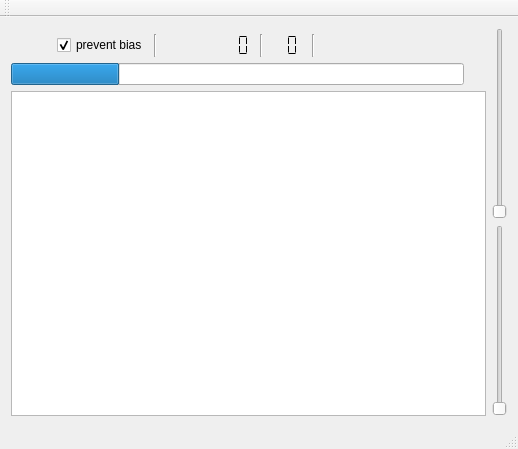
<?xml version="1.0" encoding="UTF-8"?>
<ui version="4.0">
 <class>MainWindow</class>
 <widget class="QMainWindow" name="MainWindow">
  <property name="geometry">
   <rect>
    <x>0</x>
    <y>0</y>
    <width>518</width>
    <height>449</height>
   </rect>
  </property>
  <property name="windowTitle">
   <string>Qliq</string>
  </property>
  <widget class="QWidget" name="centralWidget">
   <layout class="QGridLayout" name="gridLayout">
    <item row="1" column="0">
     <layout class="QHBoxLayout" name="horizontalLayout">
      <property name="topMargin">
       <number>0</number>
      </property>
      <item>
       <widget class="QPushButton" name="startStopButton">
        <property name="sizePolicy">
         <sizepolicy hsizetype="Fixed" vsizetype="Fixed">
          <horstretch>0</horstretch>
          <verstretch>0</verstretch>
         </sizepolicy>
        </property>
        <property name="minimumSize">
         <size>
          <width>16</width>
          <height>16</height>
         </size>
        </property>
        <property name="text">
         <string/>
        </property>
        <property name="icon">
         <iconset resource="qliq.qrc">
          <normaloff>:/images/start.png</normaloff>:/images/start.png</iconset>
        </property>
        <property name="iconSize">
         <size>
          <width>16</width>
          <height>16</height>
         </size>
        </property>
        <property name="autoDefault">
         <bool>true</bool>
        </property>
        <property name="flat">
         <bool>true</bool>
        </property>
       </widget>
      </item>
      <item>
       <widget class="QCheckBox" name="preventBiasCheckBox">
        <property name="text">
         <string>prevent bias</string>
        </property>
        <property name="checked">
         <bool>true</bool>
        </property>
       </widget>
      </item>
      <item>
       <widget class="Line" name="line_2">
        <property name="orientation">
         <enum>Qt::Vertical</enum>
        </property>
       </widget>
      </item>
      <item>
       <widget class="QLCDNumber" name="bitsLcdNumber">
        <property name="toolTip">
         <string>current byte in binary notation</string>
        </property>
        <property name="frameShape">
         <enum>QFrame::NoFrame</enum>
        </property>
        <property name="frameShadow">
         <enum>QFrame::Plain</enum>
        </property>
        <property name="digitCount">
         <number>8</number>
        </property>
        <property name="mode">
         <enum>QLCDNumber::Bin</enum>
        </property>
        <property name="segmentStyle">
         <enum>QLCDNumber::Flat</enum>
        </property>
       </widget>
      </item>
      <item>
       <widget class="Line" name="line">
        <property name="orientation">
         <enum>Qt::Vertical</enum>
        </property>
       </widget>
      </item>
      <item>
       <widget class="QLCDNumber" name="byteLcdNumber">
        <property name="toolTip">
         <string>current byte in hexadecimal notation</string>
        </property>
        <property name="frameShape">
         <enum>QFrame::NoFrame</enum>
        </property>
        <property name="frameShadow">
         <enum>QFrame::Plain</enum>
        </property>
        <property name="digitCount">
         <number>2</number>
        </property>
        <property name="mode">
         <enum>QLCDNumber::Hex</enum>
        </property>
        <property name="segmentStyle">
         <enum>QLCDNumber::Flat</enum>
        </property>
       </widget>
      </item>
      <item>
       <widget class="Line" name="line_3">
        <property name="orientation">
         <enum>Qt::Vertical</enum>
        </property>
       </widget>
      </item>
      <item>
       <spacer name="horizontalSpacer">
        <property name="orientation">
         <enum>Qt::Horizontal</enum>
        </property>
        <property name="sizeHint" stdset="0">
         <size>
          <width>40</width>
          <height>20</height>
         </size>
        </property>
       </spacer>
      </item>
      <item>
       <widget class="QLabel" name="statusLabel">
        <property name="sizePolicy">
         <sizepolicy hsizetype="MinimumExpanding" vsizetype="Preferred">
          <horstretch>0</horstretch>
          <verstretch>0</verstretch>
         </sizepolicy>
        </property>
        <property name="minimumSize">
         <size>
          <width>100</width>
          <height>16</height>
         </size>
        </property>
        <property name="text">
         <string/>
        </property>
       </widget>
      </item>
     </layout>
    </item>
    <item row="3" column="0">
     <widget class="QPlainTextEdit" name="logPlainTextEdit">
      <property name="font">
       <font>
        <family>Consolas</family>
       </font>
      </property>
     </widget>
    </item>
    <item row="0" column="0">
     <layout class="QVBoxLayout" name="graphLayout"/>
    </item>
    <item row="0" column="1" rowspan="4">
     <layout class="QVBoxLayout" name="verticalLayout">
      <item>
       <widget class="QSlider" name="thresholdSlider">
        <property name="toolTip">
         <string>signal peak threshold</string>
        </property>
        <property name="maximum">
         <number>1</number>
        </property>
        <property name="orientation">
         <enum>Qt::Vertical</enum>
        </property>
        <property name="tickPosition">
         <enum>QSlider::NoTicks</enum>
        </property>
       </widget>
      </item>
      <item>
       <widget class="QSlider" name="volumeSlider">
        <property name="toolTip">
         <string>volume </string>
        </property>
        <property name="maximum">
         <number>100</number>
        </property>
        <property name="orientation">
         <enum>Qt::Vertical</enum>
        </property>
        <property name="tickPosition">
         <enum>QSlider::NoTicks</enum>
        </property>
       </widget>
      </item>
     </layout>
    </item>
    <item row="2" column="0">
     <layout class="QHBoxLayout" name="horizontalLayout_2">
      <property name="topMargin">
       <number>0</number>
      </property>
      <item>
       <widget class="QProgressBar" name="bufferProgressBar">
        <property name="toolTip">
         <string>buffer fill level</string>
        </property>
        <property name="value">
         <number>24</number>
        </property>
        <property name="textVisible">
         <bool>false</bool>
        </property>
       </widget>
      </item>
      <item>
       <widget class="QLabel" name="healthLabel">
        <property name="minimumSize">
         <size>
          <width>16</width>
          <height>16</height>
         </size>
        </property>
        <property name="text">
         <string/>
        </property>
       </widget>
      </item>
     </layout>
    </item>
   </layout>
  </widget>
  <widget class="QMenuBar" name="menuBar">
   <property name="geometry">
    <rect>
     <x>0</x>
     <y>0</y>
     <width>518</width>
     <height>21</height>
    </rect>
   </property>
  </widget>
  <widget class="QToolBar" name="mainToolBar">
   <attribute name="toolBarArea">
    <enum>TopToolBarArea</enum>
   </attribute>
   <attribute name="toolBarBreak">
    <bool>false</bool>
   </attribute>
  </widget>
  <widget class="QStatusBar" name="statusBar"/>
 </widget>
 <layoutdefault spacing="6" margin="11"/>
 <resources>
  <include location="qliq.qrc"/>
 </resources>
 <connections/>
</ui>
